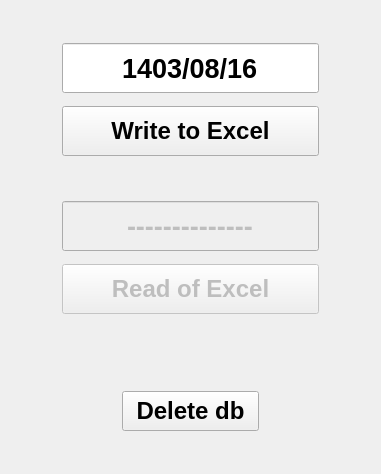
      <widget class="QWidget" name="page">
       <layout class="QHBoxLayout" name="horizontalLayout_2" stretch="1,5,1">
        <item>
         <spacer name="horizontalSpacer_3">
          <property name="orientation">
           <enum>Qt::Horizontal</enum>
          </property>
          <property name="sizeHint" stdset="0">
           <size>
            <width>49</width>
            <height>20</height>
           </size>
          </property>
         </spacer>
        </item>
        <item>
         <layout class="QVBoxLayout" name="verticalLayout_13" stretch="1,1,1,1,1,1,2,0,1">
          <property name="spacing">
           <number>13</number>
          </property>
          <item>
           <spacer name="verticalSpacer_11">
            <property name="orientation">
             <enum>Qt::Vertical</enum>
            </property>
            <property name="sizeHint" stdset="0">
             <size>
              <width>20</width>
              <height>40</height>
             </size>
            </property>
           </spacer>
          </item>
          <item>
           <widget class="QLineEdit" name="le_writeDate">
            <property name="minimumSize">
             <size>
              <width>0</width>
              <height>50</height>
             </size>
            </property>
            <property name="font">
             <font>
              <pointsize>20</pointsize>
              <bold>true</bold>
             </font>
            </property>
            <property name="text">
             <string>1403/08/16</string>
            </property>
            <property name="alignment">
             <set>Qt::AlignCenter</set>
            </property>
            <property name="readOnly">
             <bool>true</bool>
            </property>
           </widget>
          </item>
          <item>
           <widget class="QPushButton" name="pb_write">
            <property name="minimumSize">
             <size>
              <width>0</width>
              <height>50</height>
             </size>
            </property>
            <property name="font">
             <font>
              <pointsize>18</pointsize>
              <bold>true</bold>
             </font>
            </property>
            <property name="text">
             <string>Write to Excel</string>
            </property>
           </widget>
          </item>
          <item>
           <spacer name="verticalSpacer_2">
            <property name="orientation">
             <enum>Qt::Vertical</enum>
            </property>
            <property name="sizeHint" stdset="0">
             <size>
              <width>20</width>
              <height>40</height>
             </size>
            </property>
           </spacer>
          </item>
          <item>
           <widget class="QLineEdit" name="le_readDate">
            <property name="enabled">
             <bool>false</bool>
            </property>
            <property name="minimumSize">
             <size>
              <width>0</width>
              <height>50</height>
             </size>
            </property>
            <property name="font">
             <font>
              <pointsize>20</pointsize>
              <bold>true</bold>
             </font>
            </property>
            <property name="text">
             <string>--------------</string>
            </property>
            <property name="alignment">
             <set>Qt::AlignCenter</set>
            </property>
            <property name="readOnly">
             <bool>true</bool>
            </property>
           </widget>
          </item>
          <item>
           <widget class="QPushButton" name="pb_read">
            <property name="enabled">
             <bool>false</bool>
            </property>
            <property name="minimumSize">
             <size>
              <width>0</width>
              <height>50</height>
             </size>
            </property>
            <property name="font">
             <font>
              <pointsize>18</pointsize>
              <bold>true</bold>
             </font>
            </property>
            <property name="text">
             <string>Read of Excel</string>
            </property>
           </widget>
          </item>
          <item>
           <spacer name="verticalSpacer_3">
            <property name="orientation">
             <enum>Qt::Vertical</enum>
            </property>
            <property name="sizeHint" stdset="0">
             <size>
              <width>20</width>
              <height>40</height>
             </size>
            </property>
           </spacer>
          </item>
          <item>
           <layout class="QVBoxLayout" name="verticalLayout_17">
            <property name="leftMargin">
             <number>60</number>
            </property>
            <property name="rightMargin">
             <number>60</number>
            </property>
            <item>
             <widget class="QPushButton" name="pb_DelDB">
              <property name="minimumSize">
               <size>
                <width>0</width>
                <height>40</height>
               </size>
              </property>
              <property name="maximumSize">
               <size>
                <width>150</width>
                <height>16777215</height>
               </size>
              </property>
              <property name="font">
               <font>
                <pointsize>18</pointsize>
                <bold>true</bold>
               </font>
              </property>
              <property name="text">
               <string>Delete db</string>
              </property>
             </widget>
            </item>
           </layout>
          </item>
          <item>
           <spacer name="verticalSpacer_12">
            <property name="orientation">
             <enum>Qt::Vertical</enum>
            </property>
            <property name="sizeHint" stdset="0">
             <size>
              <width>20</width>
              <height>40</height>
             </size>
            </property>
           </spacer>
          </item>
         </layout>
        </item>
        <item>
         <spacer name="horizontalSpacer_4">
          <property name="orientation">
           <enum>Qt::Horizontal</enum>
          </property>
          <property name="sizeHint" stdset="0">
           <size>
            <width>49</width>
            <height>20</height>
           </size>
          </property>
         </spacer>
        </item>
       </layout>
      </widget>
